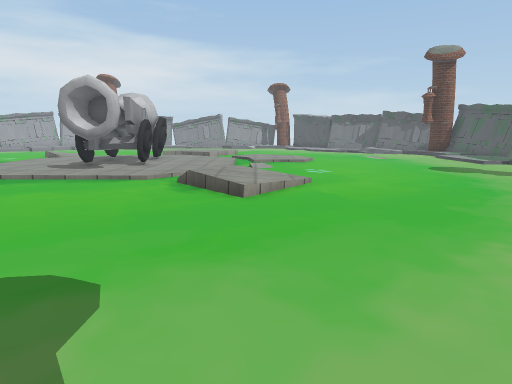
view 1 (above)

24 first-person views from a walk through a scene from a Unity 3-D project. The camera is 1.4 m above the floor, tilts 10° down and sees 75° across. The floor is counted in squares, 1 m on a side. Each view is taken from the middle of a square. On the plan, view 1 faces up. The plan holds only what a view shows up to about 15 squares ahead; the rest is blank. The place goes on beyond the plan. The player character is not drawn. Some surface patterns are stand-ins.

view 2
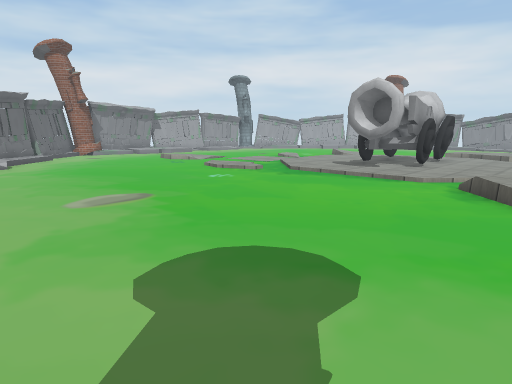

view 3
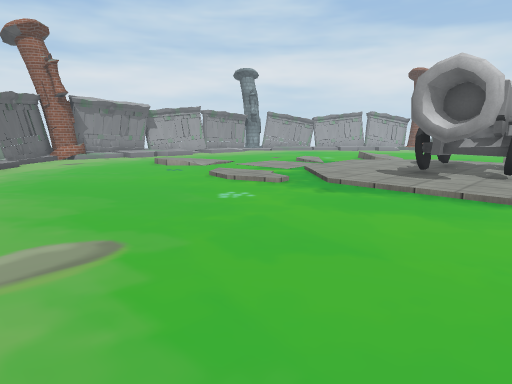

view 4
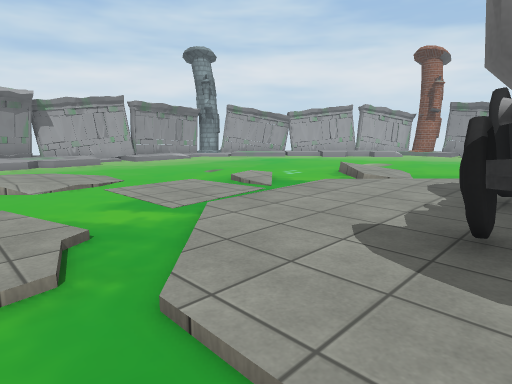

view 5
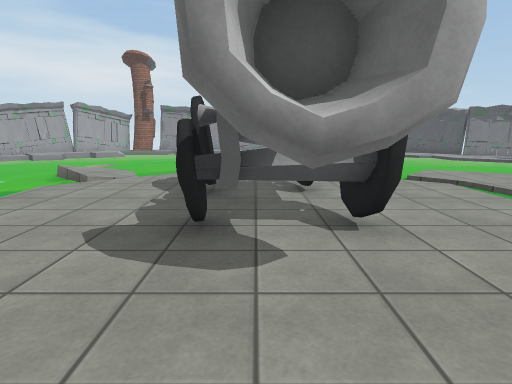

view 6
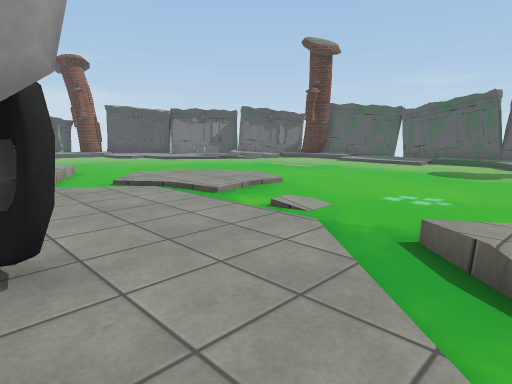

view 7
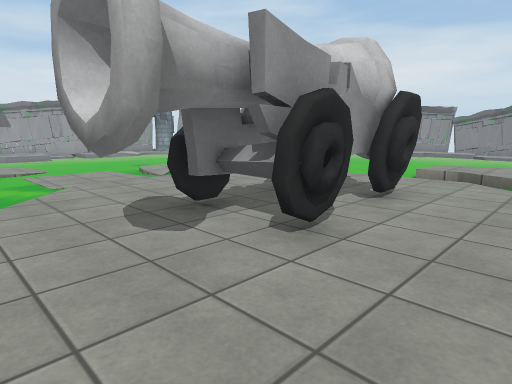

view 8
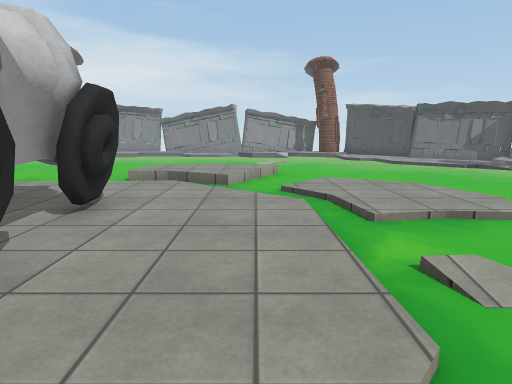

view 9
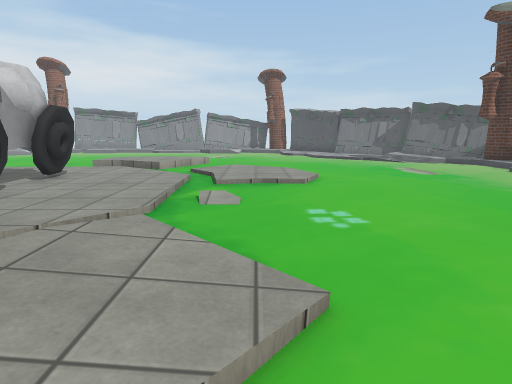

view 10
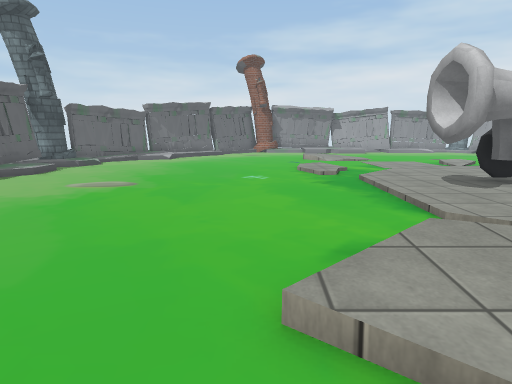

view 11
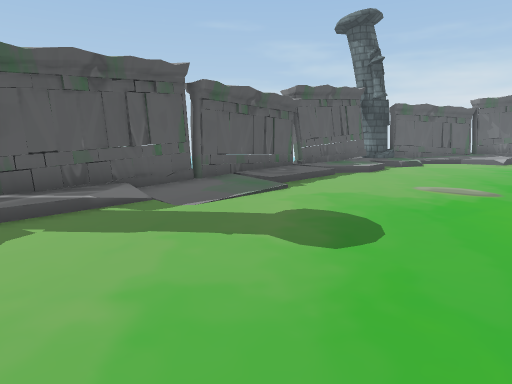

view 12
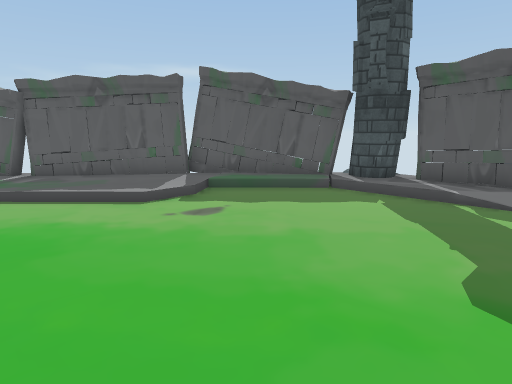

view 13
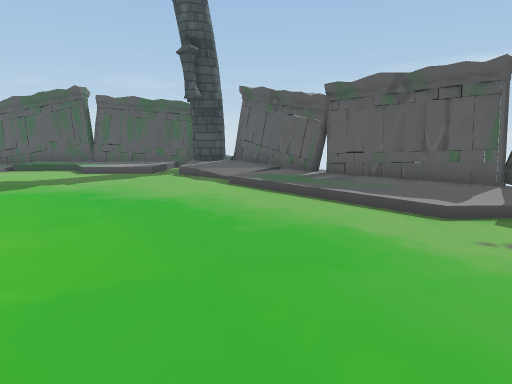

view 14
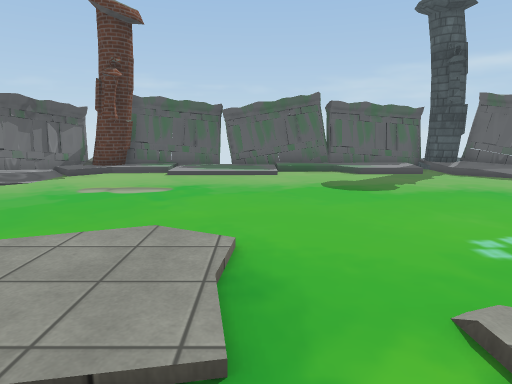

view 15
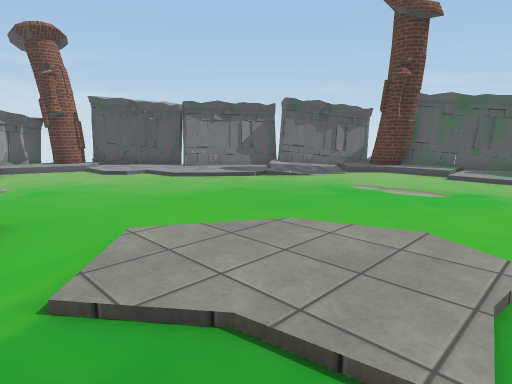

view 16
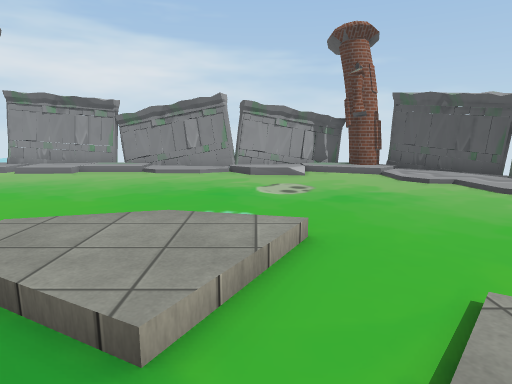

view 17
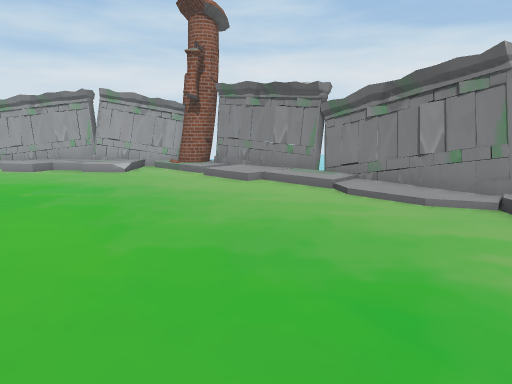

view 18
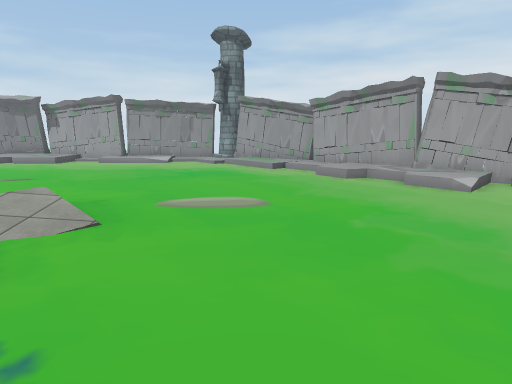

view 19
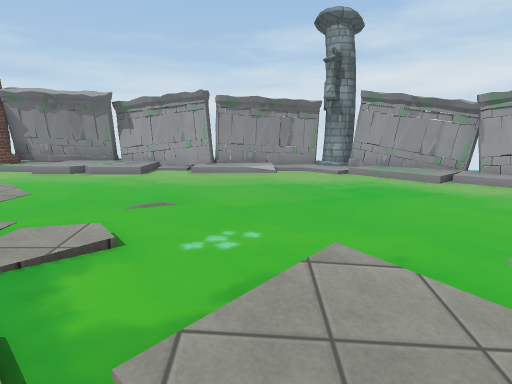

view 20
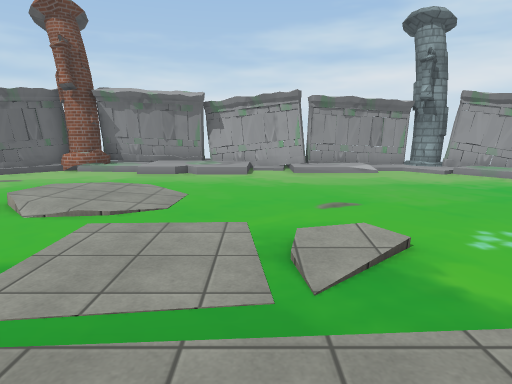

view 21
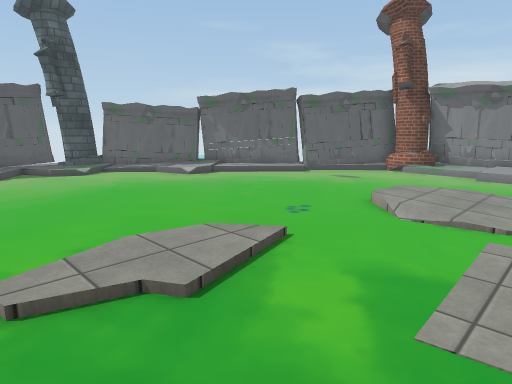

view 22
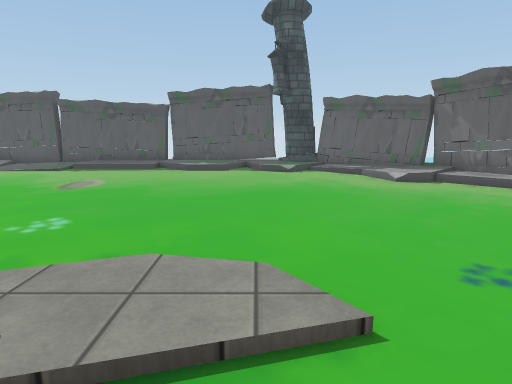

view 23
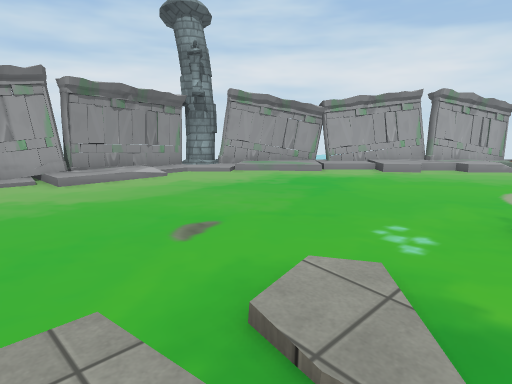

view 24
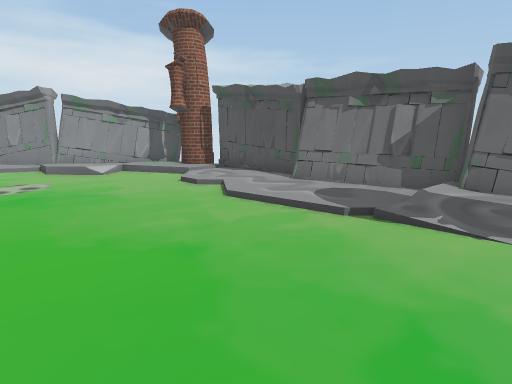

### Floor plan
Key: @ floor where view 1 was taken; # wall or solid block; x gap in a wall; . main floor; : floor 0.25 m higher than the main floor; / step, stairs or slope; = window, fence, low wall or low ledge; v drop or lower ground; B box; P pillar; O other object.
Columns run from 25 left of view 1 to 14 right of it. Each row starts with its distance up from view 1.
 33             #################
 32          BB##/::/::::=##:/:##B
 31          B////::/..////::////BB
 30         BB/.................::BB
 29        BB::/................/::B#
 28       BB://................../::##
 27     vBB/:..................../:::###
 26     #//./...................../:::##
 25    ##:/......................../:::##
 24   ##:/.........................././.###
 23 PP#//.............../://.........../:xv
 22 Px:/................:::/............/#
 21  #:................//::/./........../##
 20  #//.........//..//////./:/........./:#
 19  #:/........./://:::::/./:::........::##
 18  #:/.........../::::O::/.:::/.......::##
 17  x:/.......././:::O O::://::/.......::##
 16  #............/:::OOO::://..........::#
 15  #............/:::OOO:::/...........//#
 14  #::........../:::OOOO:://...........:#
 13  #::........../:::OOOO::/............:#
 12  #:/.........../:::OO::/............/:##
 11  #::...:::/...../::OO::.//..........::##
 10  #:..../:/..//:/.///////::/.........::##
  9 v#:........../:/......./::/...........##
  8  ##.....................//........./:#P
  7  ##....................../.........::PP
  6  BBB.............................///BBB
  5    BB/........................../::BB
  4     BB/......................../::BB
  3      B:/....................../::BB
  2       B/:/....................:::B
  1       BB::..................../:BB
  0        BB:/./............@.../:##
 -1         BB:////://///......./:##
 -2          BBP/::::/::/:../::P##
 -3           P x####x########xP#

Positions as (right, up) in squares from view 1, and headings:
1: (0, 0), facing up
2: (0, 0), facing up-left
3: (-3, 2), facing up-left
4: (-6, 9), facing up-left
5: (-6, 9), facing up
6: (-5, 10), facing up-right
7: (-2, 10), facing up-left
8: (-2, 11), facing up
9: (1, 7), facing up
10: (2, 7), facing left
11: (2, 5), facing down-left
12: (-2, 6), facing down-right
13: (-1, 6), facing right
14: (-2, 16), facing right
15: (-2, 16), facing up-right
16: (-2, 18), facing up
17: (-2, 24), facing up-left
18: (-6, 24), facing left
19: (-9, 19), facing left
20: (-9, 15), facing left
21: (-9, 13), facing down-left
22: (-12, 12), facing down
23: (-12, 14), facing up-left
24: (5, 19), facing up
